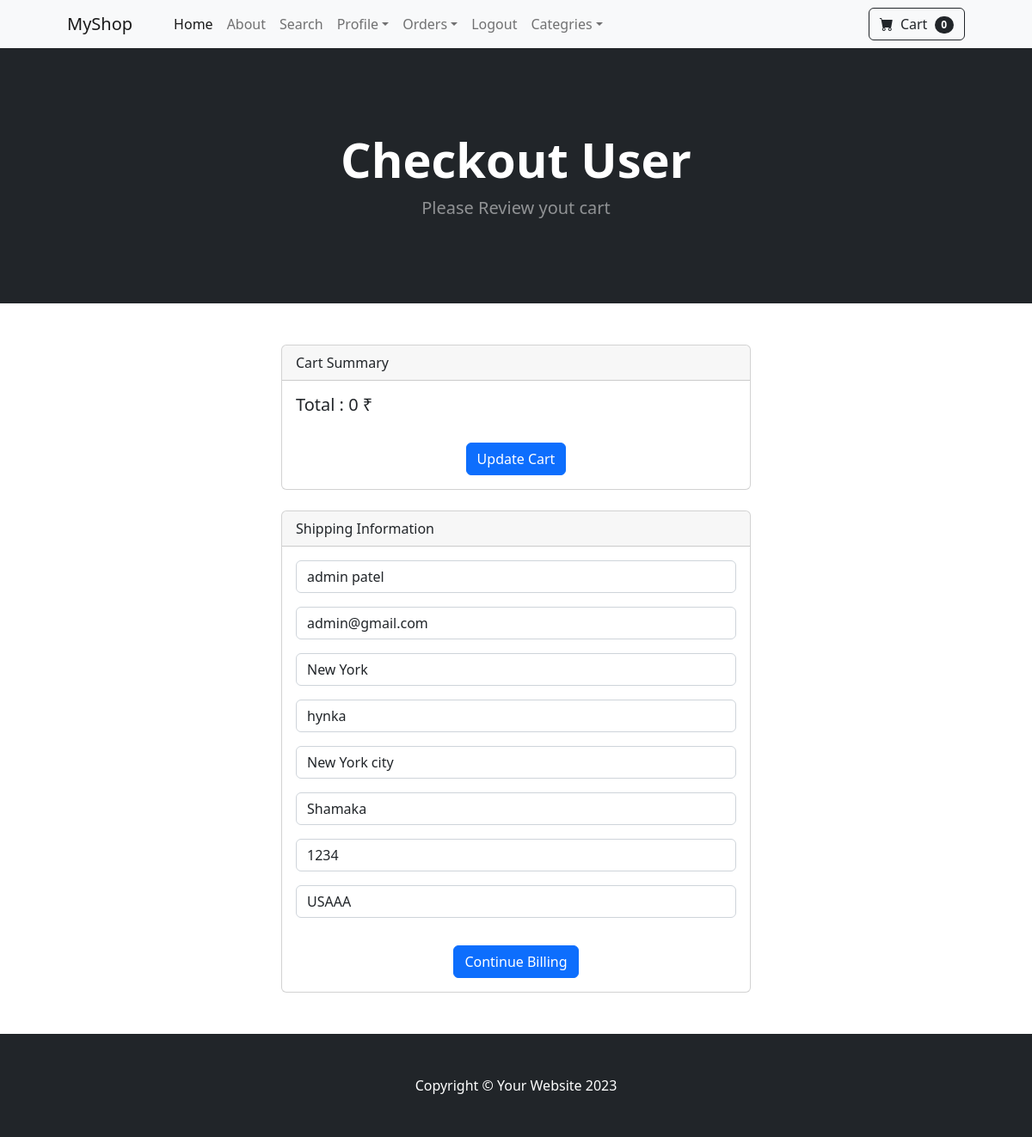
The app's page /payment/checkout (signed in) with its own data.
### payment/models.py (models this page shows, shortened)
class ShippingAddress(models.Model):
    user = models.ForeignKey(User,on_delete=models.CASCADE,null=True,blank=True)
    shipping_full_name = models.CharField(max_length=100)
    shipping_email = models.EmailField(max_length=100)
    shipping_address1 = models.CharField(max_length=100)
    shipping_address2 = models.CharField(max_length=100, null=True, blank=True)
    shipping_city = models.CharField(max_length=50)
    shipping_state = models.CharField(max_length=50, null=True, blank=True)
    shipping_postal_code = models.CharField(max_length=20, null=True, blank=True)
    shipping_country = models.CharField(max_length=50)
    class Meta:
        verbose_name_plural = "Shipping Address"

### payment/views.py (the view)
# urls.py: path('checkout', views.checkout, name='checkout'),
def checkout(request):
    cart = Cart(request)
    products = cart.get_products
    quantities = cart.get_quants
    total = cart.cart_total
    if request.user.is_authenticated:
        shipping_user = ShippingAddress.objects.get(user__id=request.user.id)
        shipping_form = ShippingForm(
            request.POST or None, instance=shipping_user)
        return render(request,  'payment/checkout.html', {'cart_products': products , 'prod_quantities':quantities, 'totals':total, 'shipping_form':shipping_form })
    else:
        shipping_form = ShippingForm(
            request.POST or None)
        return render(request,  'payment/checkout.html', {'cart_products': products , 'prod_quantities':quantities, 'totals':total, 'shipping_form':shipping_form })

### cart/cart.py (called while the page is built, shortened)
    def get_products(self):
        product_ids = self.cart.keys()
        cart_products = Product.objects.filter(id__in = product_ids)
        return cart_products

    def cart_total(self):
        product_ids = self.cart.keys()
        cart_products = Product.objects.filter(id__in = product_ids)
        quantities = self.cart
        total = 0
        return total

    def __len__(self):
        return len(self.cart)

### cart/context_processors.py (called while the page is built)
def cart(request):
    return {'cart':Cart(request)}

### payment/templates/payment/checkout.html (shortened to what this page needs)
{% extends 'base.html' %}
{% block content %}
<header class="bg-dark py-5">
    <div class="container px-4 px-lg-5 my-5">
        <div class="text-center text-white">
            <h1 class="display-4 fw-bolder">Checkout User</h1>
            <p class="lead fw-normal text-white-50 mb-0">Please Review yout cart</p>
        </div>
    </div>
</header>
<div class="container my-5 ">
    <div class="row justify-content-center">
        <div class="col-6">
            <div class="card">
                <div class="card-header">
                    Cart Summary
                </div>
                <div class="card-body">
                    <p class="card-title h5"> Total : {{ totals }} &#x20B9;</p>
                    <center>
                            <a href="{% url 'cart_summary' %}" class="btn btn-primary mt-4">Update Cart</a>
                    </center>
                </div>
            </div>
        </div>
    </div>
    <div class="row justify-content-center mt-4">
        <div class="col-6 ">
            <div class="card">
                <div class="card-header mb-3">
                    Shipping Information
                </div>
                <form method="POST" class="px-3" action="{% url 'billing_info' %}">
                    {{ shipping_form.as_p }}
                    <center>
                        <button type="submit" class="btn btn-primary my-3">Continue Billing</button>
                    </center>
                </form>
            </div>
        </div>
    </div>
</div>
{% endblock content %}

### records on screen
ShippingAddress: shipping_full_name "admin patel", shipping_email "admin@gmail.com", shipping_address1 "New York", shipping_address2 "hynka", shipping_city "New York city", shipping_state "Shamaka", shipping_postal_code "1234", shipping_country "USAAA"

### other values on screen
{{ cart|length }} "0"
{{ totals }} "0"
